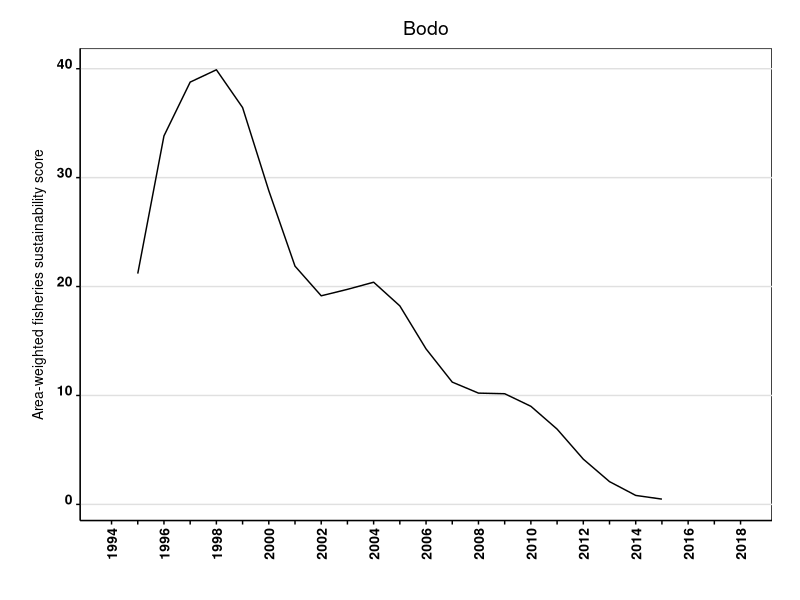
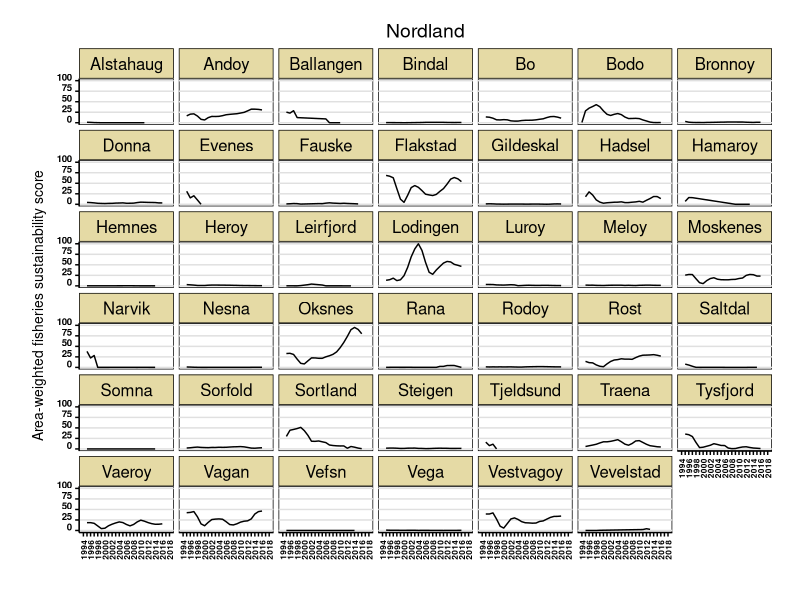
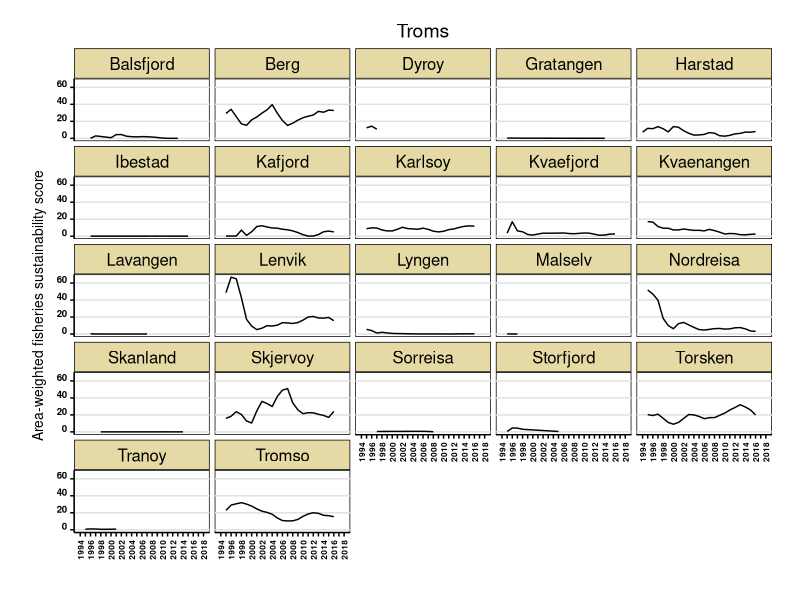
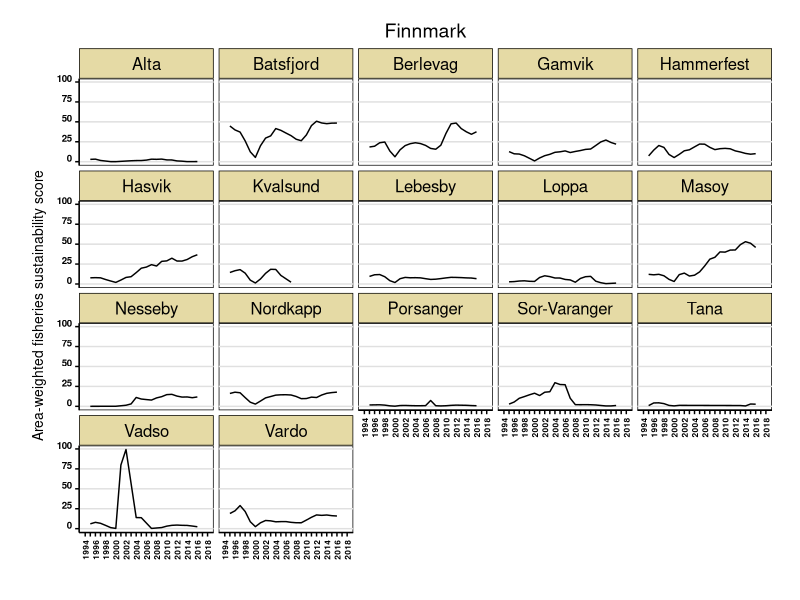

These charts were generated, in order, by the following R code:
## ---- chunk 1
library(readxl)
library(readr)
library(dplyr)
library(stringr)
library(ggplot2)
library(ggthemes)
library(scales)
library(zoo)
## ---- chunk 2
final_scores <-read.csv("data/fishery_final_score_smoothed_by_area.csv")
## ---- chunk 3

breaks1 <- seq(1994, 2018, by = 1)
labels1 <- as.character(breaks1)
labels1[!breaks1%%2==0]<- ""
## ---- chunk 4
plot_fscores <-final_scores %>% 
             mutate(county = case_when(
                                    Municip_number >= 1800 &  Municip_number < 1900 ~ "Nordland",
                                    Municip_number >= 1900 &  Municip_number < 2000 ~ "Troms",
                                    Municip_number >= 2000 ~ "Finnmark"
                                    ))

counties <-unique(plot_fscores$county)

for(i in 1:length(counties))
  {
  cty <- counties[i]
  
  df <- plot_fscores %>%
    filter(county == cty)
  
  plot <- ggplot(df)+
      geom_line(aes(x = Year, y = fish_score))+
      facet_wrap(Municip_name_new  ~ .) +
      scale_x_continuous(breaks = breaks1, limits = c(1994,2018), labels = labels1)+
      labs(y = "Area-weighted fisheries sustainability score", x = "") +
      ggtitle(cty)+
      theme_stata(scheme = "s1color") +
      theme(legend.position = "none", 
            axis.text.x = element_text(size = 6, angle = 90, hjust = 1, vjust = 0.5, face = "bold"),
            axis.text.y = element_text(size = 7, face = "bold", angle = 0, hjust = 1, vjust = 0),
            axis.title.y = element_text(margin = margin(t = 0, r = 10, b = 0, l = 0)),
            plot.title = element_text(hjust=0.5, vjust=0.5),
            axis.ticks.x = element_line(size = 0.5),
            axis.ticks.length = unit(0.1, "cm"))
           
           
ggsave(paste0("figs/fishery_score_seaarea","_", cty, ".pdf"), plot)
  
}

## ---- chunk 5
municipalities <-unique(final_scores$Municip_name_new)

finallist <-list()
for (i in 1:length(municipalities)) 
  {
  mp <- municipalities[i]
  df <- final_scores %>% 
      filter(Municip_name_new == mp)
   runmean <-data.frame(runmean = rollapply(df$fish_score, width = 3, FUN = mean,  fill=NA))
   df2 <- bind_cols(df, runmean)
  finallist[[i]] <- df2  
}

smoothed_fish_scores <- do.call("rbind", finallist)
colSums(is.na(smoothed_fish_scores)) #a lot of NA were introduced with a rolling mean, because some municipailities have too few data lines. Does it make sense to use rolling mean then?

## ---- chunk 6
plot2data <- smoothed_fish_scores %>% filter(Municip_name_new == "Bodo")
  
  plot2 <- ggplot(plot2data)+
      geom_line(aes(x = Year, y = runmean))+
      scale_x_continuous(breaks = breaks1, limits = c(1994,2018), labels = labels1)+
      labs(y = "Area-weighted fisheries sustainability score", x = "") +
      theme_stata(scheme = "s1color") +
      ggtitle("Bodo")+
      theme(legend.position = "none", 
            axis.text.x = element_text(size = 10, angle = 90, hjust = 1, vjust = 0.5, face = "bold"),
            axis.text.y = element_text(size = 10, face = "bold", angle = 0, hjust = 1, vjust = 0),
            axis.title.y = element_text(margin = margin(t = 0, r = 10, b = 0, l = 0)),
            axis.ticks.x = element_line(size = 0.5),
            axis.ticks.length = unit(0.1, "cm"))
           
plot2           
